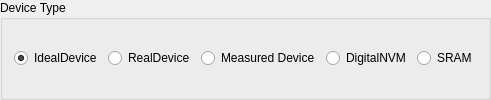
           <widget class="QGroupBox" name="groupBox_3">
            <property name="title">
             <string>Device Type</string>
            </property>
            <layout class="QGridLayout" name="gridLayout_6">
             <item row="0" column="5">
              <widget class="QRadioButton" name="IHSRAM">
               <property name="text">
                <string>SRAM</string>
               </property>
              </widget>
             </item>
             <item row="0" column="0">
              <widget class="QRadioButton" name="IHIdeal">
               <property name="text">
                <string>IdealDevice</string>
               </property>
               <property name="checked">
                <bool>true</bool>
               </property>
              </widget>
             </item>
             <item row="0" column="1">
              <widget class="QRadioButton" name="IHReal">
               <property name="text">
                <string>RealDevice</string>
               </property>
              </widget>
             </item>
             <item row="0" column="3">
              <widget class="QRadioButton" name="IHDigitalNVM">
               <property name="text">
                <string>DigitalNVM</string>
               </property>
              </widget>
             </item>
             <item row="0" column="2">
              <widget class="QRadioButton" name="IHMeasured">
               <property name="text">
                <string>Measured Device</string>
               </property>
              </widget>
             </item>
            </layout>
           </widget>
